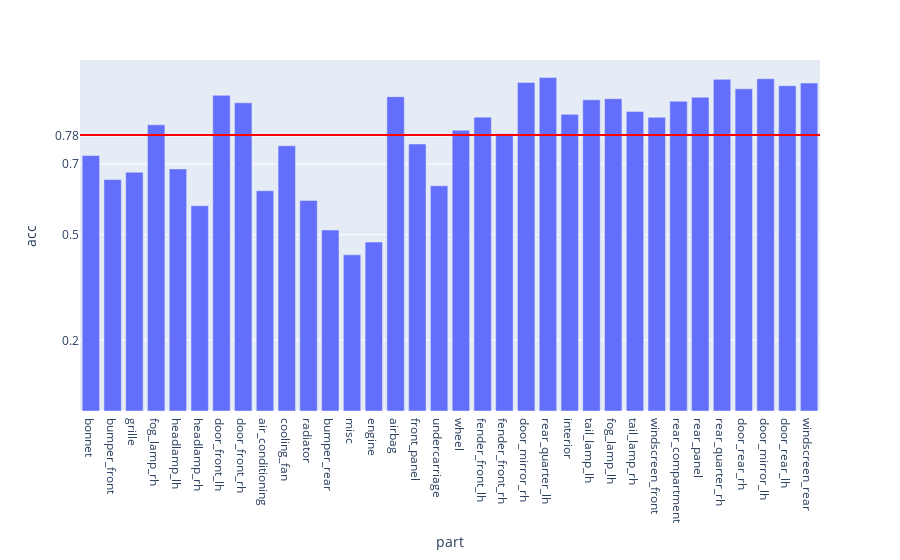

Write notebook code for a chart like this one.
### Code cell
fig = px.bar(evalMetrics, x = 'part', y = 'acc')

fig.add_hline(y=avgAcc, line_width=2, line_color="red")

fig.update_layout(
    yaxis = dict(
        tickmode = 'array',
        tickvals = [np.format_float_positional(avgAcc, 2), 0.2, 0.5, 0.7],
    )
)

### Figure 1 — Plotly figure (JSON) as saved in the notebook; plotly's stock layout.template omitted (floating-point values rounded to 4 significant figures)
{"data": [{"alignmentgroup": "True", "hovertemplate": "part=%{x}<br>acc=%{y}<extra></extra>", "legendgroup": "", "marker": {"color": "#636efa", "pattern": {"shape": ""}}, "name": "", "offsetgroup": "", "orientation": "v", "showlegend": false, "textposition": "auto", "type": "bar", "x": ["bonnet", "bumper_front", "grille", "fog_lamp_rh", "headlamp_lh", "headlamp_rh", "door_front_lh", "door_front_rh", "air_conditioning", "cooling_fan", "radiator", "bumper_rear", "misc", "engine", "airbag", "front_panel", "undercarriage", "wheel", "fender_front_lh", "fender_front_rh", "door_mirror_rh", "rear_quarter_lh", "interior", "tail_lamp_lh", "fog_lamp_lh", "tail_lamp_rh", "windscreen_front", "rear_compartment", "rear_panel", "rear_quarter_rh", "door_rear_rh", "door_mirror_lh", "door_rear_lh", "windscreen_rear"], "xaxis": "x", "y": [0.7246, 0.6566, 0.6771, 0.8117, 0.6865, 0.5821, 0.8952, 0.874, 0.6248, 0.7521, 0.5972, 0.5132, 0.4428, 0.4792, 0.8915, 0.7572, 0.6388, 0.7963, 0.8335, 0.7862, 0.9319, 0.9457, 0.8413, 0.8826, 0.8858, 0.8494, 0.8329, 0.8783, 0.8901, 0.9407, 0.9138, 0.9424, 0.9226, 0.9302], "yaxis": "y"}], "layout": {"barmode": "relative", "legend": {"tracegroupgap": 0}, "margin": {"t": 60}, "shapes": [{"line": {"color": "red", "width": 2}, "type": "line", "x0": 0, "x1": 1, "xref": "x domain", "y0": 0.7826, "y1": 0.7826, "yref": "y"}], "xaxis": {"anchor": "y", "domain": [0, 1], "title": {"text": "part"}}, "yaxis": {"anchor": "x", "domain": [0, 1], "tickmode": "array", "tickvals": ["0.78", 0.2, 0.5, 0.7], "title": {"text": "acc"}}}}
